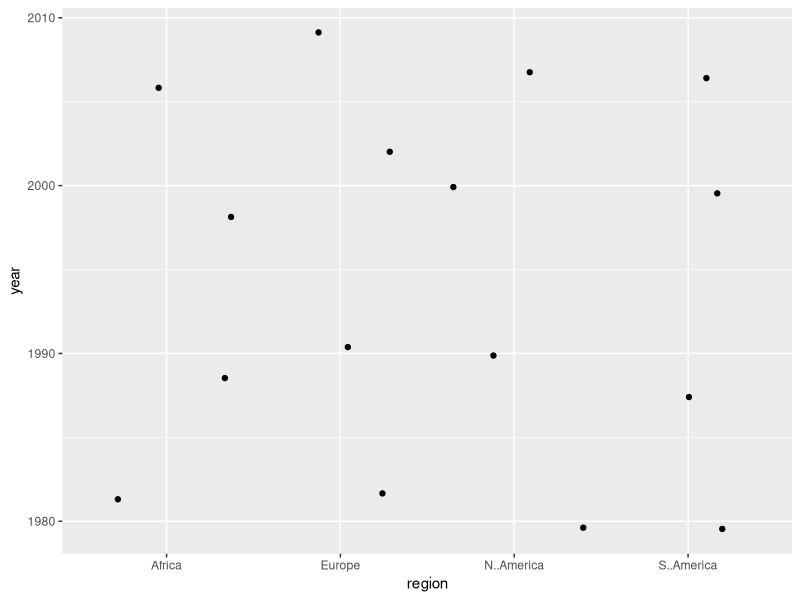

This chart was generated by the following R code:
# Irrigation Case Study
#________________work on irrigation case study________________# 

library(tidyverse)

irrigation <- read.csv("Practice_DataSets/Practice_irrigation_wide.csv")

View(irrigation)

# Q: in 2007 what is the totla area under irrigation 
# for only Americans
irrigation %>% 
  filter(year == 2007)  %>%
  select(ends_with('erica'))


irrigation %>% 
  filter(year == 2007)  %>%
  select('N..America','S..America')
# same output but diffrent method 

irrigation %>%
  filter(year == 2007)  %>%
  select(c(4,5))  %>%
  sum() # sum for value in 'N..America','S..America'

## To answer the Qs bwlow we need to first clean data :- ##

irrigation_t <- irrigation %>%
  pivot_longer(-year,names_to="region")

irrigation_t

# Q: what is the total area under irrigation in each yaer?
irrigation_t %>%
  group_by(year) %>% 
  summarise(total = sum(value))


# Q :Which 2 region increase most from 1980 to 2007 ?

irrigation_t %>% 
  group_by(region) %>% 
  summarise(diff = value[year == 2007] - value[year == 1980])

# arrange () recodrds from low to high ("ascending") & with - its oppsite high to low("descending)

# now lets orgnize result in ("descending ")
irrigation_t %>% 
  group_by(region) %>% 
  summarise(diff = value[year == 2007] - value[year == 1980]) %>% 
  arrange(-diff) %>% #diff only ("ascending")
  #slice(1) # to have most increase region {Europe   7.5}
  slice(1:2) # have 2 most regions {1 Europe  7.5 2 S..America 4.6}
# slice take specific row numbers

### ANOTHER SOLUTION FUN top_n() :- 
irrigation_t %>% 
  group_by(region) %>% 
  summarise(diff = value[year == 2007] - value[year == 1980]) %>%
  #top_n()
  slice_max(diff,n=2) #same output as above 1 Europe 7.5 2 S..America 4.6


# Q: what is the rate of change in each region ?(mybe tricky)
xx <- c(1,1.2,1.6,1.1)
xx
# there are the absolute differncess :
c(0,diff(xx))
(1.2-1)/1
(1.6-1.2)/1.2
(1.1-1.6)/1.6

diff(xx)/xx[-length(xx)] #solution (take simplest mathmatic way this is better)
#we can combine it like this 
c(0,diff(xx)/xx[-length(xx)])

# the function can be like this
# How about the proportional ?
irrigation_t <- irrigation_t %>% # to update with rate column
  arrange(region) %>%
  group_by(region) %>%
  mutate(rate = c(0,diff(value)/value[-length(value)])) 

# Q: where is the lowest and highest?
irrigation_t[which.max(irrigation_t$rate),] # must have rate column in our dataset irrigation_t
irrigation_t[which.min(irrigation_t$rate),] 

irrigation_t %>% 
  slice_max(rate,n=1) # this dont work we need to ungroup

#this will give the max rate for EACH region
irrigation_t %>%
  ungroup()%>%  #bcz: its groped if no then no need to do this
  slice_max(rate, n=1) # 0.346 (because the tibble is STILL a group data frame so to get the global Answer: ungroup())

# lowest how we can do it by the tidy way? 
##same but slice_min()
irrigation_t %>%
  ungroup()%>%  
  slice_min(rate, n=1) #-0.0150

# Q: Standardize against 1980(relative change over 1980)(easier)
irrigation_t %>% 
  group_by(region) %>% 
  summarise(Standardize_1980 = value[year==2007]/value[year==1980])

# Q: Plot area over time for each region ?
irrigation_t %>%
  ggplot(aes(x=region, y=year)) + geom_jitter()


